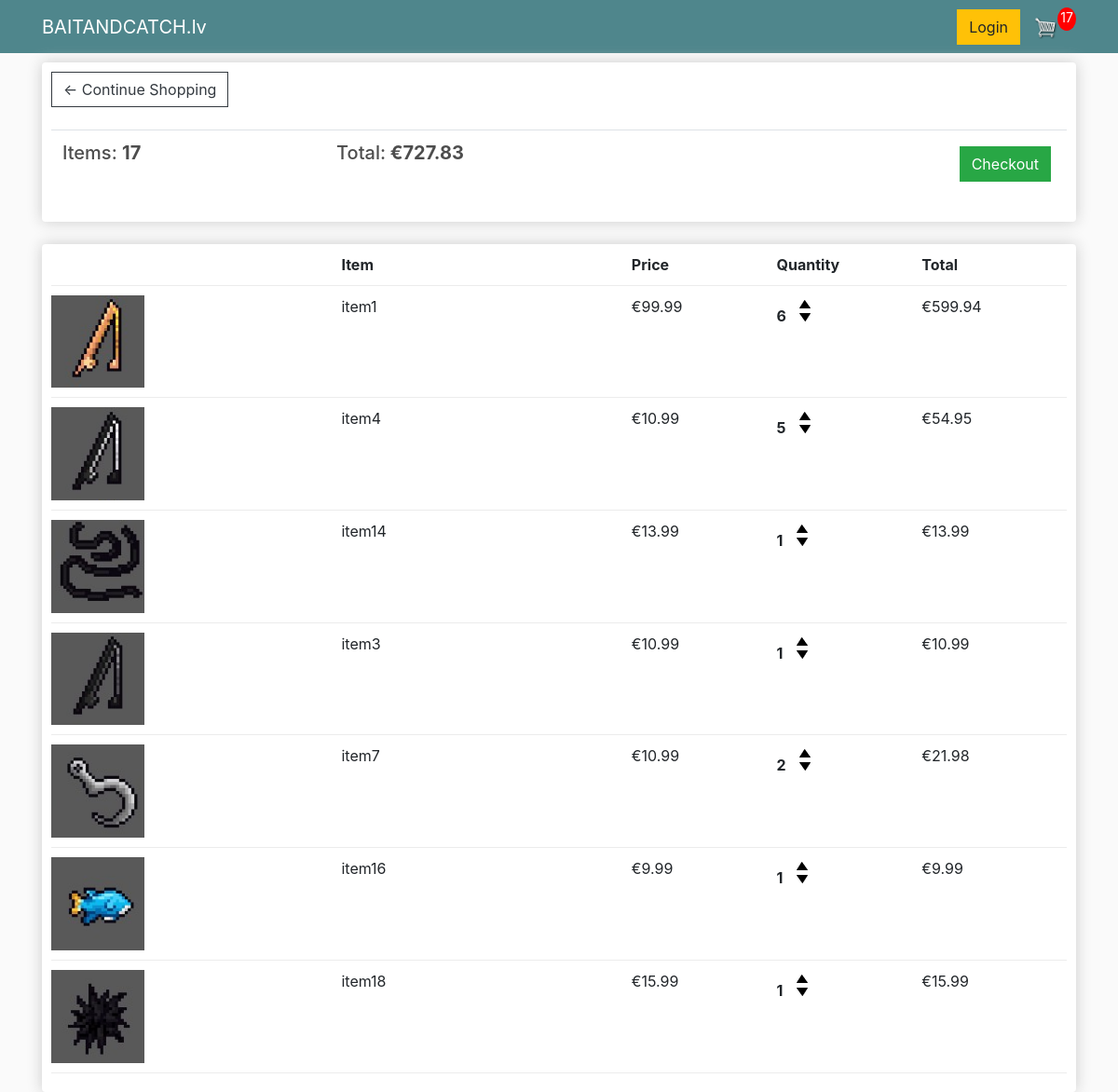
/cart/, run on an earlier commit of the app's database.
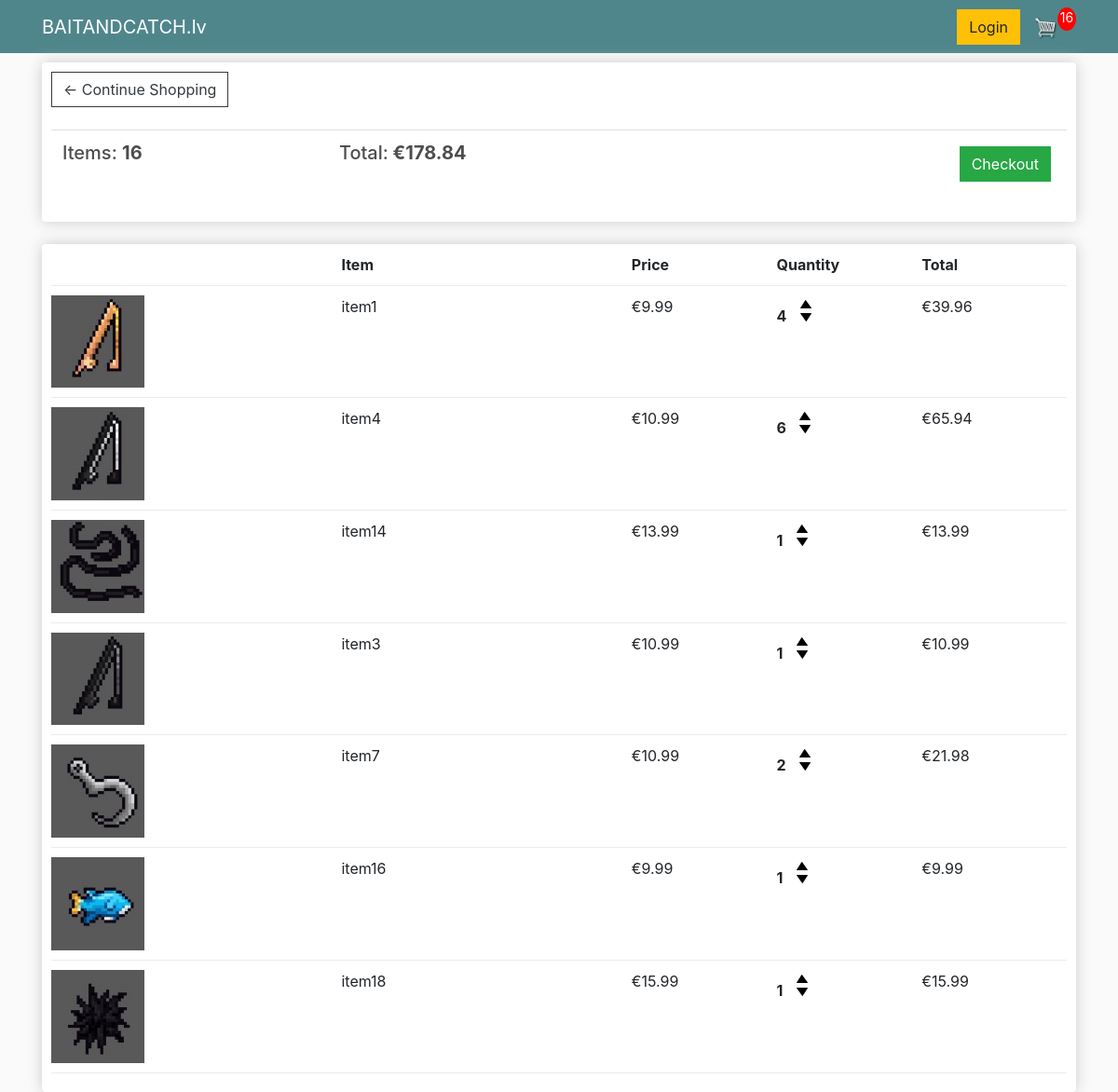
And on a later commit of the database.
### homepage/models.py (models this page shows, shortened)
class Order(models.Model):
    date_ordered = models.DateTimeField(auto_now_add=True)
    transaction_id = models.CharField(max_length=100, null=True)
    @property
    def get_cart_total(self):
        orderitems = self.orderitem_set.all()
        total = sum([item.get_total for item in orderitems])
        return total
    @property
    def get_cart_items(self):
        orderitems = self.orderitem_set.all()
        total = sum([item.quantity for item in orderitems])
        return total

class OrderItem(models.Model):
    item = models.ForeignKey(Item, on_delete=models.SET_NULL, null=True)
    order = models.ForeignKey(Order, on_delete=models.SET_NULL, null=True)
    quantity = models.IntegerField(default=0, null=True, blank=True)
    date_added = models.DateTimeField(auto_now_add=True)
    @property
    def get_total(self):
        total = self.item.price * self.quantity
        return total

class Item(models.Model):
    name = models.CharField(max_length=256)
    description = models.CharField(max_length=2000)
    price = models.DecimalField(decimal_places=2,max_digits=10)
    image = models.ImageField(upload_to='products/')

### homepage/views.py (the view)
# urls.py: re_path(r'^cart/$',views.cart,name='cart'),
def cart(request):
    order, created = models.Order.objects.get_or_create()
    items = order.orderitem_set.all()
    cartitems = order.get_cart_items
    context = {'items':items, 'order':order, 'cartitems':cartitems}
    return render(request, 'homepage/cart.html', context)

### homepage/templates/homepage/cart.html
{% extends "homepage/homepage_base.html" %}
{% load static %}
{% block body_block %}
<div class="row">
<div class="col-lg-12">
  <div class="box-element">
    <a  class="btn btn-outline-dark" href="{% url 'homepage:index' %}">&#x2190; Continue Shopping</a>
    <br>
    <br>
    <table class="table">
      <tr>
        <th><h5>Items: <strong>{{order.get_cart_items}}</strong></h5></th>
        <th><h5>Total:<strong> €{{order.get_cart_total}}</strong></h5></th>
        <th>
          <a  style="float:right; margin:5px;" class="btn btn-success" href="{% url 'homepage:checkout' %}">Checkout</a>
        </th>
      </tr>
    </table>
  </div>
  <br>
  <div class="box-element">
    <div class="cart-row">
      <div style="flex:2"></div>
      <div style="flex:2"><strong>Item</strong></div>
      <div style="flex:1"><strong>Price</strong></div>
      <div style="flex:1"><strong>Quantity</strong></div>
      <div style="flex:1"><strong>Total</strong></div>
    </div>
    {% for item in items %}
    <div class="cart-row">
      <div style="flex:2"><img class="row-image" src="{{item.item.image.url}}"></div>
      <div style="flex:2"><p>{{item.item.name}}</p></div>
      <div style="flex:1"><p>€{{item.item.price|floatformat:2}}</p></div>
      <div style="flex:1">
        <p class="quantity">{{item.quantity}}</p>
        <div class="quantity">
          <img data-product={{item.item.id}} data-action="add" class="chg-quantity update-cart" src="{% static  'images/arrow-up.png' %}">
          <img data-product={{item.item.id}} data-action="remove" class="chg-quantity update-cart" src="{% static  'images/arrow-down.png' %}">
        </div>
      </div>
      <div style="flex:1"><p>€{{item.get_total}}</p></div>
    </div>
    {% endfor %}
  </div>
</div>
</div>
{% endblock %}

What changed in the data, as far as the page shows it:
changed through a linked row, Order: get_cart_items "17" → "16"; get_cart_total "727.83" → "178.84"
changed OrderItem "item1": item.price "99.99" → "9.99"; quantity "6" → "4"; get_total "599.94" → "39.96"
changed OrderItem "item4": quantity "5" → "6"; get_total "54.95" → "65.94"
Also different on the page:
{{ cartitems }}: "17" → "16"
